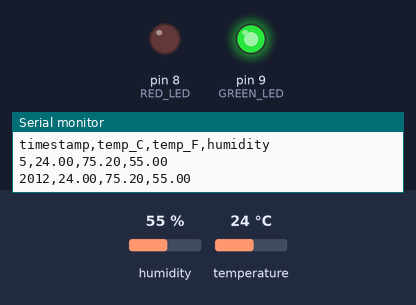
Recording of a sketch running on a simulated Arduino Uno, built with avr-gcc and run on an emulated ATmega328P. Parts: output pins drawn as LEDs (lit = HIGH), the last lines printed to the serial monitor. The test bench sets the inputs (shaded band); at power-on: humidity 55 %, temperature 24 °C.

Above: at 2.8 s.
2.9 s: humidity set to 79 %
5.6 s: humidity set to 82 %
At 6.4 s:
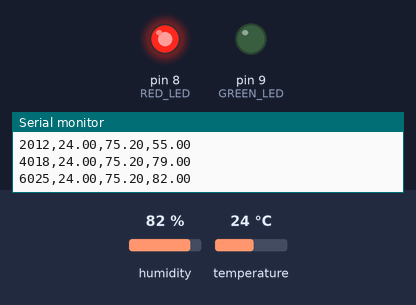
8.3 s: humidity set to 22 %
At 11.2 s:
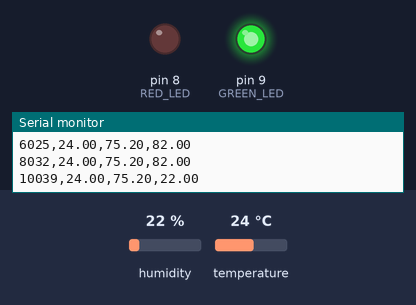
11.5 s: humidity set to 88 %
At 12.9 s:
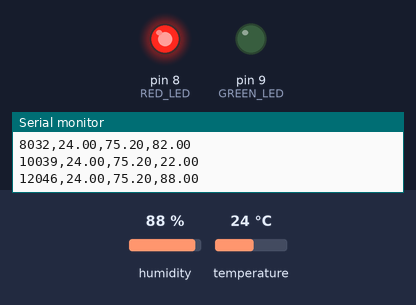
Timing chart, 0 to 14.5 s (numbered marks = the images above; inputs shaded):
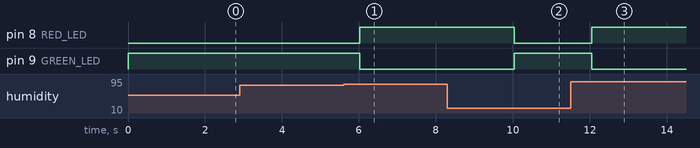

The sketch:

environmental_monitoring.ino
```cpp
#include <DHT.h>

#define DHTPIN 2
#define DHTTYPE DHT22

#define RED_LED 8
#define GREEN_LED 9

DHT dht(DHTPIN, DHTTYPE);

void setup() {
  Serial.begin(9600);
  dht.begin();

  pinMode(RED_LED, OUTPUT);
  pinMode(GREEN_LED, OUTPUT);

  Serial.println("timestamp,temp_C,temp_F,humidity");
}

void loop() {
  float humidity = dht.readHumidity();
  float tempC = dht.readTemperature();
  float tempF = dht.readTemperature(true);

  if (isnan(humidity) || isnan(tempC) || isnan(tempF)) {
    Serial.println("Sensor read failed!");
    delay(2000);
    return;
  }

  Serial.print(millis());
  Serial.print(",");
  Serial.print(tempC);
  Serial.print(",");
  Serial.print(tempF);
  Serial.print(",");
  Serial.println(humidity);

  if (tempC > 35 || humidity > 80) {
    digitalWrite(RED_LED, HIGH);
    digitalWrite(GREEN_LED, LOW);
  } else {
    digitalWrite(RED_LED, LOW);
    digitalWrite(GREEN_LED, HIGH);
  }

  delay(2000);
}
```

Measured:
- the behaviour switches between 80 and 81 % on humidity (found by bisection; images 0 and 1)
- after the input at 5.6 s, pin 8 (RED_LED): LOW → HIGH after 0.43 s; pin 9 (GREEN_LED): HIGH → LOW after 0.43 s
- after the input at 8.3 s, pin 8 (RED_LED): HIGH → LOW after 1.7 s; pin 9 (GREEN_LED): LOW → HIGH after 1.7 s
- after the input at 11.5 s, pin 8 (RED_LED): LOW → HIGH after 0.55 s; pin 9 (GREEN_LED): HIGH → LOW after 0.55 s
